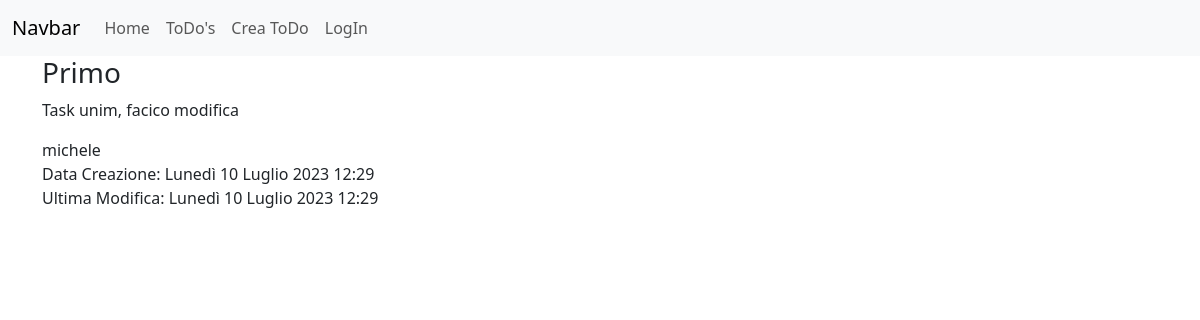
Page /todo/1 on the earlier database version.
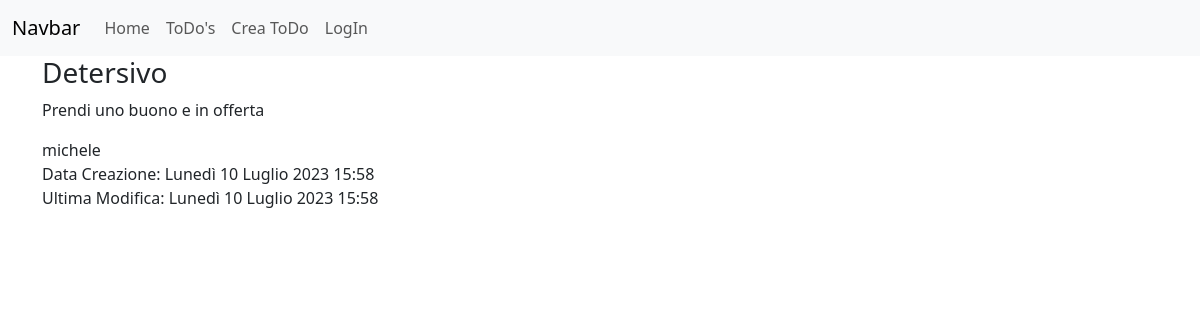
Same page on the later database version.
### main/models.py (models this page shows, shortened)
class ToDo(models.Model):
    autore = models.ForeignKey(User, on_delete = models.CASCADE)
    categoria = models.ForeignKey(ToDoCategory, on_delete=models.CASCADE, default=None)
    img = models.ImageField(default=None, upload_to='img')
    titolo = models.CharField('Titolo del ToDo',max_length = 200,default=None)
    task = models.TextField('Descrizione del Task')
    create_at = models.DateTimeField(auto_now_add=True)
    update_at = models.DateTimeField(auto_now_add=True)

### main/views.py (the view)
# urls.py: path('todo/<int:todo_id>', views.todo, name='todo'),
def todo(request,todo_id):
    todo = ToDo.objects.get(pk=todo_id)
    return render(request, 'main/todo.html', {'todo':todo})

### main/templates/main/todo.html (shortened to what this page needs)
{% extends 'base.html' %}
{% block contenuto %}
<h3>{{ todo.titolo }}</h3>
<p>{{ todo.task }}</p>
<p>{{ todo.autore }}<br>Data Creazione: {{ todo.create_at }} <br>Ultima Modifica: {{ todo.update_at }} </p>
{% endblock contenuto %}

Differences in the rows shown:
changed ToDo "michele": titolo "Primo" → "Detersivo"; task "Task unim, facico modifica" → "Prendi uno buono e in offerta"; create_at "Lunedì 10 Luglio 2023 12:29" → "Lunedì 10 Luglio 2023 15:58"; update_at "Lunedì 10 Luglio 2023 12:29" → "Lunedì 10 Luglio 2023 15:58"
